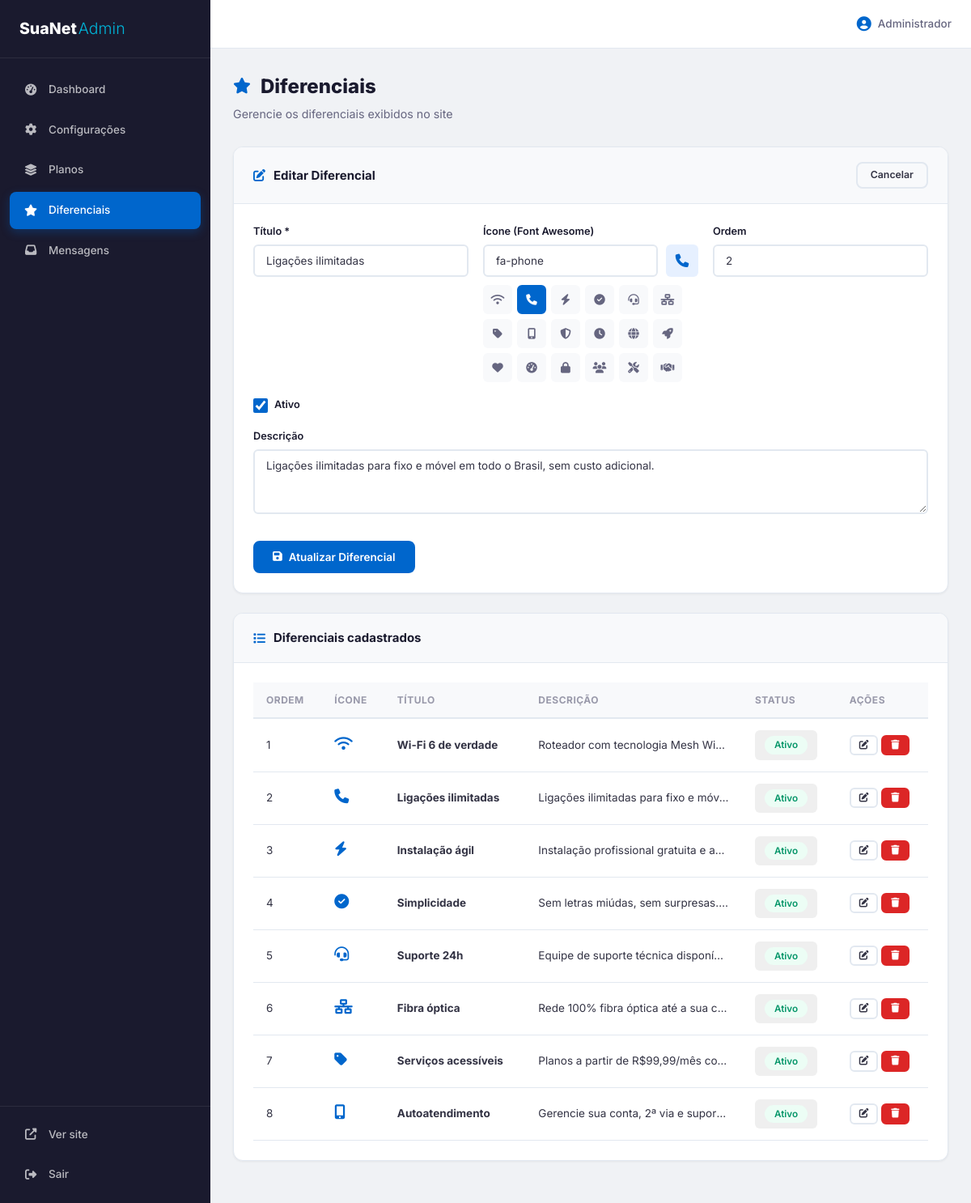
Screenshot of /admin/differentials.php?edit=2 (signed in) with the database file from the repository.
### tables this page shows
CREATE TABLE `differentials` (
    `id` INT AUTO_INCREMENT PRIMARY KEY,
    `title` VARCHAR(200) NOT NULL,
    `description` TEXT,
    `icon` VARCHAR(100),
    `sort_order` INT DEFAULT 0,
    `active` TINYINT(1) DEFAULT 1,
    `created_at` TIMESTAMP DEFAULT CURRENT_TIMESTAMP
);

### admin/differentials.php (the view, shortened to what this page needs)
<?php
$db = getDB();
$edit_diff = null;
$differentials = $db->query("SELECT * FROM differentials ORDER BY sort_order ASC, id ASC")->fetchAll();
if (isset($_GET['edit'])) {
    $stmt = $db->prepare("SELECT * FROM differentials WHERE id = ?");
    $stmt->execute([intval($_GET['edit'])]);
    $edit_diff = $stmt->fetch();
}
$icon_suggestions = [
    'fa-wifi', 'fa-phone', 'fa-bolt', 'fa-check-circle', 'fa-headset',
    'fa-network-wired', 'fa-tag', 'fa-mobile-alt', 'fa-shield-alt',
    'fa-clock', 'fa-globe', 'fa-rocket', 'fa-heart', 'fa-tachometer-alt',
    'fa-lock', 'fa-users', 'fa-tools', 'fa-handshake'
];
include __DIR__ . '/includes/header.php';
?>
<div class="page-header">
    <h1><i class="fas fa-star"></i> Diferenciais</h1>
    <p>Gerencie os diferenciais exibidos no site</p>
</div>
<div class="card">
    <div class="card-header">
        <h3><i class="fas fa-<?= $edit_diff ? 'edit' : 'plus' ?>"></i> <?= $edit_diff ? 'Editar Diferencial' : 'Novo Diferencial' ?></h3>
        <?php if ($edit_diff): ?>
        <a href="differentials.php" class="btn btn-sm btn-outline">Cancelar</a>
        <?php endif; ?>
    </div>
    <div class="card-body">
        <form method="POST">
            <div class="form-grid">
                <div class="form-group">
                    <label>Título *</label>
                    <input type="text" name="title" value="<?= htmlspecialchars($edit_diff['title'] ?? '') ?>" required placeholder="Ex: Wi-Fi 6 de verdade">
                </div>
                <div class="form-group">
                    <label>Ícone (Font Awesome)</label>
                    <div class="icon-input-wrap">
                        <input type="text" name="icon" id="iconInput" value="<?= htmlspecialchars($edit_diff['icon'] ?? '') ?>" placeholder="Ex: fa-wifi">
                        <span class="icon-preview" id="iconPreview">
                            <?php if (!empty($edit_diff['icon'])): ?>
                            <i class="fas <?= htmlspecialchars($edit_diff['icon']) ?>"></i>
                            <?php endif; ?>
                        </span>
                    </div>
                    <div class="icon-suggestions">
                        <?php foreach ($icon_suggestions as $icon): ?>
                        <button type="button" class="icon-suggestion <?= ($edit_diff['icon'] ?? '') === $icon ? 'selected' : '' ?>" data-icon="<?= $icon ?>" title="<?= $icon ?>">
                            <i class="fas <?= $icon ?>"></i>
                        </button>
                        <?php endforeach; ?>
                    </div>
                </div>
                <div class="form-group">
                    <label>Ordem</label>
                    <input type="number" name="sort_order" value="<?= intval($edit_diff['sort_order'] ?? 0) ?>">
                </div>
                <div class="form-group form-group-checkbox">
                    <label>
                        <input type="checkbox" name="active" value="1" <?= ($edit_diff['active'] ?? 1) ? 'checked' : '' ?>>
                        Ativo
                    </label>
                </div>
            </div>
            <div class="form-group form-group-full">
                <label>Descrição</label>
                <textarea name="description" rows="3" placeholder="Descrição do diferencial"><?= htmlspecialchars($edit_diff['description'] ?? '') ?></textarea>
            </div>
            <div class="form-actions">
                <button type="submit" class="btn btn-primary">
                    <i class="fas fa-save"></i> <?= $edit_diff ? 'Atualizar' : 'Criar' ?> Diferencial
                </button>
            </div>
        </form>
    </div>
</div>
<div class="card">
    <div class="card-header">
        <h3><i class="fas fa-list"></i> Diferenciais cadastrados</h3>
    </div>
    <div class="card-body">
        <?php if (empty($differentials)): ?>
        <p class="empty-state">Nenhum diferencial cadastrado.</p>
        <?php else: ?>
        <div class="table-responsive">
            <table class="table">
                <thead>
                    <tr>
                        <th>Ordem</th>
                        <th>Ícone</th>
                        <th>Título</th>
                        <th>Descrição</th>
                        <th>Status</th>
                        <th>Ações</th>
                    </tr>
                </thead>
                <tbody>
                    <?php foreach ($differentials as $diff): ?>
                    <tr class="<?= $diff['active'] ? '' : 'inactive-row' ?>">
                        <td><?= $diff['sort_order'] ?></td>
                        <td><i class="fas <?= htmlspecialchars($diff['icon'] ?? '') ?>" style="font-size:1.2rem;color:var(--primary);"></i></td>
                        <td><strong><?= htmlspecialchars($diff['title']) ?></strong></td>
                        <td class="desc-cell"><?= htmlspecialchars(mb_substr($diff['description'] ?? '', 0, 80)) ?><?= mb_strlen($diff['description'] ?? '') > 80 ? '...' : '' ?></td>
                        <td>
                            <button class="btn btn-xs toggle-active" data-table="differentials" data-id="<?= $diff['id'] ?>" data-active="<?= $diff['active'] ?>">
                                <?php if ($diff['active']): ?>
                                <span class="status-badge status-active">Ativo</span>
                                <?php else: ?>
                                <span class="status-badge status-inactive">Inativo</span>
                                <?php endif; ?>
                            </button>
                        </td>
                        <td>
                            <a href="differentials.php?edit=<?= $diff['id'] ?>" class="btn btn-xs btn-outline" title="Editar">
                                <i class="fas fa-edit"></i>
                            </a>
                            <button class="btn btn-xs btn-danger delete-item" data-table="differentials" data-id="<?= $diff['id'] ?>" title="Excluir">
                                <i class="fas fa-trash"></i>
                            </button>
                        </td>
                    </tr>
                    <?php endforeach; ?>
                </tbody>
            </table>
        </div>
        <?php endif; ?>
    </div>
</div>
<?php include __DIR__ . '/includes/footer.php'; ?>

### rows the page displays
differentials: title "Ligações ilimitadas", icon "fa-phone", sort_order "2", active "☑", description "Ligações ilimitadas para fixo e móvel em todo o Brasil, sem custo adicional.", description "Ligações ilimitadas para fixo e móv…", shows "Ativo"
differentials: sort_order "1", title "Wi-Fi 6 de verdade", description "Roteador com tecnologia Mesh Wi…", active "Ativo"
differentials: sort_order "3", title "Instalação ágil", description "Instalação profissional gratuita e a…", active "Ativo"
differentials: sort_order "4", title "Simplicidade", description "Sem letras miúdas, sem surpresas.…", active "Ativo"
differentials: sort_order "5", title "Suporte 24h", description "Equipe de suporte técnica disponív…", active "Ativo"
differentials: sort_order "6", title "Fibra óptica", description "Rede 100% fibra óptica até a sua c…", active "Ativo"
differentials: sort_order "7", title "Serviços acessíveis", description "Planos a partir de R$99,99/mês co…", active "Ativo"
differentials: sort_order "8", title "Autoatendimento", description "Gerencie sua conta, 2ª via e supor…", active "Ativo"

### other values shown
$admin_user['full_name'] "Administrador"
